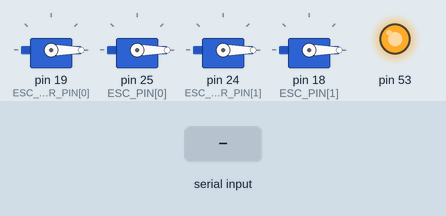
This sketch was run on a simulated Arduino Mega 2560, built with avr-gcc and run on an emulated ATmega2560. On the bench: 4 × servo, output pins drawn as LEDs (lit = HIGH). The inputs (shaded band) are chosen by the test bench. Pins used as bus, display or sensor lines are not drawn; what the sketch prints to the serial monitor is not drawn.

Above: at 4.2 s.
4.3 s: "kp_phi0\n" received over Serial
7.3 s: "?\n" received over Serial
8.8 s: "ki_phi0\n" received over Serial
Timing chart, 0 to 11.8 s (numbered marks = the images above; inputs shaded):
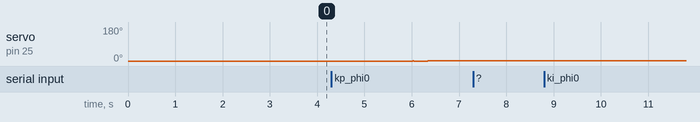

The sketch:

Synchrophase_karol_V1_9_6.ino
```cpp
// Working version adapted for 2 masters + 2 slaves
// Same logic as before, just duplicated cleanly via arrays/state structs

#include <SPI.h>
#include <Servo.h>
#include <EEPROM.h>

constexpr uint8_t NUM_PAIRS = 2;

// ---------------------- ZERO OFFSETS ----------------------
float zeroOffsetDeg_L[NUM_PAIRS] = {0.0f, 0.0f};
float zeroOffsetDeg_F[NUM_PAIRS] = {0.0f, 0.0f};

const int EEPROM_ADDR_MAGIC = 0;
const int EEPROM_ADDR_L[NUM_PAIRS] = {4, 12};
const int EEPROM_ADDR_F[NUM_PAIRS] = {8, 16};
const uint32_t EEPROM_MAGIC = 0x1234ABCD;

// ---------------------- MISC ----------------------
bool synchro = false;
int thres = 1000;

// gains for RPM matching
double K_I;
double K_P;
double K_D;

volatile float throttle_us = 1070.5f;

// phase gains
double K_I_phi[NUM_PAIRS] = {0.0f, 0.0f};
double K_P_phi[NUM_PAIRS] = {0.0f, 0.0f};
double K_D_phi[NUM_PAIRS] = {0.0f, 0.0f};

constexpr uint32_t RPM_PERIOD_US      = 4000;   // 500 Hz
constexpr uint32_t RPM_STABLE_TIME_MS = 3000;
constexpr uint32_t CONTROL_PERIOD_US  = 20000;  // 50 Hz
constexpr float    DT                 = CONTROL_PERIOD_US * 1e-6f;

volatile float TARGET_PHASE_DEG = 90.0f;

// ---------------------- PIN MAP ----------------------
// Pair 1 = original pins
// Pair 2 = CHANGE THESE to match your actual wiring
constexpr uint8_t CS_L[NUM_PAIRS] = {15, 16};   // leaders / masters encoders
constexpr uint8_t CS_F[NUM_PAIRS] = {38, 10};   // followers / slaves encoders

constexpr uint8_t ESC_MASTER_PIN[NUM_PAIRS] = {19, 24};
constexpr uint8_t ESC_PIN[NUM_PAIRS]        = {25, 18};

// ESC pulse limits
constexpr int ESC_MIN_US = 1000;
constexpr int ESC_MAX_US = 2000;

// SPI settings for AS5147P
constexpr uint32_t SPI_HZ = 1000000;
constexpr uint8_t  SPI_MODE_CFG = SPI_MODE1;

enum Mode { MODE_SPEED_MATCH, MODE_PHASE_ONLY };

// ---------------------- PER-PAIR STATE ----------------------
Servo escMaster[NUM_PAIRS];
Servo esc[NUM_PAIRS];

Mode mode[NUM_PAIRS] = {MODE_SPEED_MATCH, MODE_SPEED_MATCH};

float prev_ePhiDeg[NUM_PAIRS] = {0.0f, 0.0f};
float PhiITerm_us[NUM_PAIRS]  = {0.0f, 0.0f};

// This was global before; for 2 pairs it must be per-pair
float RPM_STABLE_BAND[NUM_PAIRS] = {50.0f, 50.0f};

uint32_t stableStartMs[NUM_PAIRS] = {0, 0};
bool speedStable[NUM_PAIRS] = {false, false};

uint16_t raw_L_latest[NUM_PAIRS] = {0, 0};
uint16_t raw_F_latest[NUM_PAIRS] = {0, 0};
float rpm_L_f_latest[NUM_PAIRS] = {0.0f, 0.0f};
float rpm_F_f_latest[NUM_PAIRS] = {0.0f, 0.0f};

struct RpmState {
  uint16_t prevAngle;
  unsigned long prevTime;
  float ema;
  bool emaInit;
};

RpmState rpmLState[NUM_PAIRS] = {};
RpmState rpmFState[NUM_PAIRS] = {};

const float ALPHA_L = 0.04f;
const float ALPHA_F = 0.04f;

// ---------------------- EEPROM ----------------------
void saveZeroOffsets() {
  EEPROM.put(EEPROM_ADDR_MAGIC, EEPROM_MAGIC);

  for (uint8_t i = 0; i < NUM_PAIRS; i++) {
    EEPROM.put(EEPROM_ADDR_L[i], zeroOffsetDeg_L[i]);
    EEPROM.put(EEPROM_ADDR_F[i], zeroOffsetDeg_F[i]);
  }
}

void loadZeroOffsets() {
  uint32_t magic = 0;
  EEPROM.get(EEPROM_ADDR_MAGIC, magic);

  if (magic == EEPROM_MAGIC) {
    for (uint8_t i = 0; i < NUM_PAIRS; i++) {
      EEPROM.get(EEPROM_ADDR_L[i], zeroOffsetDeg_L[i]);
      EEPROM.get(EEPROM_ADDR_F[i], zeroOffsetDeg_F[i]);
    }
    Serial.println("Loaded saved zero offsets.");
  } else {
    for (uint8_t i = 0; i < NUM_PAIRS; i++) {
      zeroOffsetDeg_L[i] = 0.0f;
      zeroOffsetDeg_F[i] = 0.0f;
    }
    Serial.println("No saved zero offsets found. Using 0.");
  }
}

// ---------------------- ANGLE UTILS ----------------------
static inline float raw_to_deg(uint16_t a) {
  return (float)a * (360.0f / 16384.0f);
}

static inline float wrapDeg180(float x) {
  while (x <= -180.0f) x += 360.0f;
  while (x >   180.0f) x -= 360.0f;
  return x;
}

float wrap360(float a) {
  if (a < 0.0f) a += 360.0f;
  return a;
}

uint16_t readAngle(int motor_pin) {
  uint16_t angle;

  SPI.beginTransaction(SPISettings(SPI_HZ, MSBFIRST, SPI_MODE_CFG));

  digitalWrite(motor_pin, LOW);
  delayMicroseconds(2);
  SPI.transfer16(0xFFFF);
  digitalWrite(motor_pin, HIGH);

  delayMicroseconds(2);

  digitalWrite(motor_pin, LOW);
  delayMicroseconds(2);
  angle = SPI.transfer16(0x0000);
  digitalWrite(motor_pin, HIGH);

  SPI.endTransaction();

  return angle & 0x3FFF;
}

float getZeroedAngleDeg(uint8_t csPin, float zeroOffsetDeg) {
  uint16_t raw = readAngle(csPin);
  float deg = raw_to_deg(raw);
  return wrap360(deg - zeroOffsetDeg);
}

// ---------------------- RPM ----------------------
float computeRPM(uint16_t currentAngle, RpmState &s) {
  unsigned long currentTime = micros();

  if (s.prevTime == 0) {
    s.prevAngle = currentAngle;
    s.prevTime = currentTime;
    return 0.0f;
  }

  float dt = (currentTime - s.prevTime) * 1e-6f;
  if (dt <= 0.0f) return 0.0f;

  int32_t dAngle = (int32_t)currentAngle - (int32_t)s.prevAngle;

  if (dAngle > 8192)  dAngle -= 16384;
  if (dAngle < -8192) dAngle += 16384;

  float revolutions = (float)dAngle / 16384.0f;
  float rpm = (revolutions / dt) * 60.0f;

  s.prevAngle = currentAngle;
  s.prevTime  = currentTime;

  return fabsf(rpm);
}

inline float emaUpdate(RpmState &s, float x, float alpha) {
  if (!s.emaInit) {
    s.ema = x;
    s.emaInit = true;
  } else {
    s.ema += alpha * (x - s.ema);
  }
  return s.ema;
}

// ---------------------- SERIAL ----------------------
void handleSerial() {
  if (!Serial.available()) return;

  String line = Serial.readStringUntil('\n');
  line.trim();
  if (line.length() == 0) return;

  if (line == "?") {
    Serial.print("throttle_us = ");
    Serial.println(throttle_us, 2);
    return;
  }

  if (line.startsWith("kp_phi0")) {
    String valStr = line.substring(7);
    valStr.trim();

    float v = valStr.toFloat();
    K_P_phi[0] = v;

    Serial.print("New K_P_phi = ");
    Serial.println(K_P_phi[0], 6);
    return;
  }

  if (line.startsWith("ki_phi0")) {
    String valStr = line.substring(7);
    valStr.trim();

    float v = valStr.toFloat();
    K_I_phi[0] = v;

    Serial.print("New K_I_phi = ");
    Serial.println(K_I_phi[0], 6);
    return;
  }

  if (line.startsWith("kd_phi0")) {
    String valStr = line.substring(7);
    valStr.trim();

    float v = valStr.toFloat();
    K_D_phi[0] = v;

    Serial.print("New K_D_phi = ");
    Serial.println(K_D_phi[0], 6);
    return;
  }
  if (line.startsWith("kp_phi1")) {
    String valStr = line.substring(7);
    valStr.trim();

    float v = valStr.toFloat();
    K_P_phi[1] = v;

    Serial.print("New K_P_phi = ");
    Serial.println(K_P_phi[0], 6);
    return;
  }

  if (line.startsWith("ki_phi1")) {
    String valStr = line.substring(7);
    valStr.trim();

    float v = valStr.toFloat();
    K_I_phi[1] = v;

    Serial.print("New K_I_phi = ");
    Serial.println(K_I_phi[0], 6);
    return;
  }

  if (line.startsWith("kd_phi1")) {
    String valStr = line.substring(7);
    valStr.trim();

    float v = valStr.toFloat();
    K_D_phi[1] = v;

    Serial.print("New K_D_phi = ");
    Serial.println(K_D_phi[0], 6);
    return;
  }


  if (line.equalsIgnoreCase("zero")) {
    for (uint8_t i = 0; i < NUM_PAIRS; i++) {
      zeroOffsetDeg_L[i] = raw_to_deg(readAngle(CS_L[i]));
      zeroOffsetDeg_F[i] = raw_to_deg(readAngle(CS_F[i]));
    }
    saveZeroOffsets();

    Serial.println("Zero positions captured and saved.");
    for (uint8_t i = 0; i < NUM_PAIRS; i++) {
      Serial.print("Pair ");
      Serial.print(i + 1);
      Serial.print(" Leader zero = ");
      Serial.println(zeroOffsetDeg_L[i], 3);

      Serial.print("Pair ");
      Serial.print(i + 1);
      Serial.print(" Follower zero = ");
      Serial.println(zeroOffsetDeg_F[i], 3);
    }
    return;
  }

  if (line.equalsIgnoreCase("showzero")) {
    for (uint8_t i = 0; i < NUM_PAIRS; i++) {
      Serial.print("Pair ");
      Serial.print(i + 1);
      Serial.print(" Leader zero = ");
      Serial.println(zeroOffsetDeg_L[i], 3);

      Serial.print("Pair ");
      Serial.print(i + 1);
      Serial.print(" Follower zero = ");
      Serial.println(zeroOffsetDeg_F[i], 3);
    }
    return;
  }

  if (line[0] == 't' || line[0] == 'T') {
    line.remove(0, 1);
    line.trim();
  }

  float v = line.toFloat();
  if (v < 500.0f) {
    Serial.println("Parse failed or too small. Send like: 1100.5  or  t 1100.5");
    return;
  }

  if (v < ESC_MIN_US) v = ESC_MIN_US;
  if (v > ESC_MAX_US) v = ESC_MAX_US;

  throttle_us = v;

  Serial.print("New throttle_us = ");
  Serial.println(throttle_us, 2);
}

// ---------------------- SETUP ----------------------
void setup() {
  K_P = 0.3;
  K_I = 0.1;
  K_D = 0.00;

  K_P_phi[0] = 0.4;
  K_I_phi[0] = 0.1;   // preserved from your original code
  K_D_phi[0] = 0.001;


  K_P_phi[1] = 0.4;
  K_I_phi[1] = 0.1;   // preserved from your original code
  K_D_phi[1] = 0.001;

  for (uint8_t i = 0; i < NUM_PAIRS; i++) {
    PhiITerm_us[i] = 0.0f;
  }

  Serial.begin(115200);
  loadZeroOffsets();
  while (!Serial) ;
  Serial.println("Ready");

  for (uint8_t i = 0; i < NUM_PAIRS; i++) {
    pinMode(CS_L[i], OUTPUT);
    digitalWrite(CS_L[i], HIGH);

    pinMode(CS_F[i], OUTPUT);
    digitalWrite(CS_F[i], HIGH);
  }

  SPI.begin();

  for (uint8_t i = 0; i < NUM_PAIRS; i++) {
    escMaster[i].attach(ESC_MASTER_PIN[i], 1000, 2000);
    escMaster[i].writeMicroseconds(1000);

    esc[i].attach(ESC_PIN[i], 1000, 2000);
    esc[i].writeMicroseconds(1000);
  }

  delay(3000);
  throttle_us = 1000;
}

// ---------------------- LOOP ----------------------
void loop() {
  static uint32_t lastRpmUs  = micros();
  static uint32_t lastCtrlUs = lastRpmUs;

  uint32_t nowUs = micros();

  // ---------- FAST RPM UPDATE ----------
  if ((uint32_t)(nowUs - lastRpmUs) >= RPM_PERIOD_US) {
    lastRpmUs += RPM_PERIOD_US;

    for (uint8_t i = 0; i < NUM_PAIRS; i++) {
      uint16_t raw_L = readAngle(CS_L[i]);
      float rpm_L = computeRPM(raw_L, rpmLState[i]);
      float rpm_L_f = emaUpdate(rpmLState[i], rpm_L, ALPHA_L);

      uint16_t raw_F = readAngle(CS_F[i]);
      float rpm_F = computeRPM(raw_F, rpmFState[i]);
      float rpm_F_f = emaUpdate(rpmFState[i], rpm_F, ALPHA_F);

      raw_L_latest[i] = raw_L;
      raw_F_latest[i] = raw_F;
      rpm_L_f_latest[i] = rpm_L_f;
      rpm_F_f_latest[i] = rpm_F_f;
    }
  }

  // ---------- SLOW CONTROL LOOP ----------
  if ((uint32_t)(nowUs - lastCtrlUs) < CONTROL_PERIOD_US) return;
  lastCtrlUs += CONTROL_PERIOD_US;

  uint32_t nowMs = millis();

  handleSerial();

  // both masters get the same base throttle
  for (uint8_t i = 0; i < NUM_PAIRS; i++) {
    escMaster[i].writeMicroseconds(throttle_us);
  }

  // For each pair:
  // print: rpm_L, rpm_F, (stable_ms OR ePhi), ITerm, command
  for (uint8_t i = 0; i < NUM_PAIRS; i++) {
    float rpm_L_f = rpm_L_f_latest[i];
    float rpm_F_f = rpm_F_f_latest[i];

    float eSpeed = (rpm_L_f - rpm_F_f);

    // stability timer logic
    if (fabsf(eSpeed) <= RPM_STABLE_BAND[i]) {
      if (stableStartMs[i] == 0) stableStartMs[i] = nowMs;
      if ((nowMs - stableStartMs[i]) >= RPM_STABLE_TIME_MS) {
        speedStable[i] = true;
        mode[i] = MODE_PHASE_ONLY;
      }
    } else {
      stableStartMs[i] = 0;
      speedStable[i] = false;
      mode[i] = MODE_SPEED_MATCH;
      esc[i].writeMicroseconds(throttle_us);
    }

    Serial.print(rpm_L_f);
    Serial.print(",");
    Serial.print(rpm_F_f);
    Serial.print(",");

    // -------- SPEED MATCH MODE --------
    if (mode[i] == MODE_SPEED_MATCH) {
      RPM_STABLE_BAND[i] = 30.0f;
      PhiITerm_us[i] = 0.0f;

      uint32_t stableMs = stableStartMs[i] ? (nowMs - stableStartMs[i]) : 0;

      Serial.print(stableMs);
      Serial.print(",");
      Serial.print(0.0f);
      Serial.print(",");
      Serial.print(throttle_us, 2);
    }
    // -------- PHASE MODE --------
    else {
      RPM_STABLE_BAND[i] = 100.0f;

      float deg_L = getZeroedAngleDeg(CS_L[i], zeroOffsetDeg_L[i]);
      float deg_F = getZeroedAngleDeg(CS_F[i], zeroOffsetDeg_F[i]);

      float sepDeg  = wrapDeg180(deg_L - deg_F);
      float ePhiDeg = wrapDeg180(TARGET_PHASE_DEG - sepDeg);

      PhiITerm_us[i] += (K_I_phi[i] * ePhiDeg) * DT;
      PhiITerm_us[i] = constrain(PhiITerm_us[i], -5.0f, 5.0f);

      float dPhiDeg = (ePhiDeg - prev_ePhiDeg[i]) / DT;
      prev_ePhiDeg[i] = ePhiDeg;
      float PhidTerm_us = K_D_phi[i] * dPhiDeg;
      float throttle_adj = (K_P_phi[i] * ePhiDeg) + PhiITerm_us[i] + (PhidTerm_us);
      float throttle_phase;
      if (i == 0) {
        throttle_phase = throttle_us + throttle_adj;
      } else {
        throttle_phase = throttle_us - throttle_adj;
      }
      throttle_phase = constrain(throttle_phase, throttle_us - 10, throttle_us + 10);

      esc[i].writeMicroseconds((int)throttle_phase);

      Serial.print(ePhiDeg);
      Serial.print(",");
      Serial.print(PhiITerm_us[i]);
      Serial.print(",");
      Serial.print(PhidTerm_us);
      Serial.print(",");
      Serial.print(throttle_phase);
    }

    if (i < NUM_PAIRS - 1) Serial.print(",");
  }

  Serial.println();
}
```

Measured:
- after the input at 7.3 s, every drawn part: stays the same
- after the input at 8.8 s, every drawn part: stays the same
